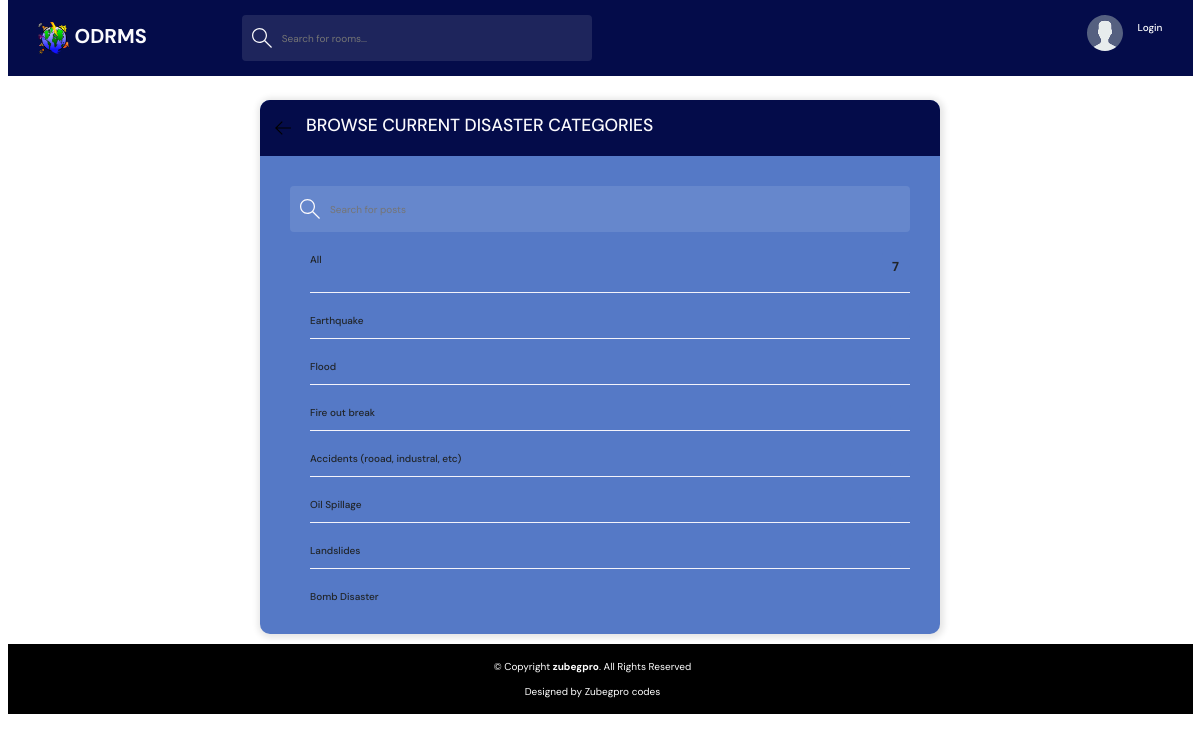
The app's page /topics with its own data.
### base/models.py (models this page shows, shortened)
class Category(models.Model):
    name = models.TextField(max_length=200)

### base/views.py (the view)
# urls.py: path('topics',views.topicspage, name='topics'),
def topicspage(request):
    q = request.GET.get('h') if request.GET.get('h') != None else ''
    topics= Category.objects.filter(name__icontains=q)
    context ={'topics':topics}
    return render(request, 'base/topics.html', context)

### base/templates/base/topics.html (shortened to what this page needs)
{% extends 'main.html' %}
{% block content %}
 <main class="create-room layout">
      <div class="container d-flex justify-content-center">
        <div class="layout__box">
          <div class="layout__boxHeader">
            <div class="layout__boxTitle">
              <a href="{% url 'home' %}">
                <svg version="1.1" xmlns="http://www.w3.org/2000/svg" width="32" height="32" viewBox="0 0 32 32">
                  <title>arrow-left</title>
                  <path
                    d="M13.723 2.286l-13.723 13.714 13.719 13.714 1.616-1.611-10.96-10.96h27.625v-2.286h-27.625l10.965-10.965-1.616-1.607z"
                  ></path>
                </svg>
              </a>
              <h3>Browse Current Disaster Categories</h3>
            </div>
          </div>
          <div class="topics-page layout__body">
            <form class="header__search" action="" method="GET">
              <label>
                <input placeholder="Search for posts" name="h"/>
              </label>
            </form>
            <ul class="topics__list">
                 <li>
                    <a href="{% url 'home' %}" class="active">All <span>{{topics.count}}</span></a>
                 </li>
                {% for topic in topics %}
                <li>
                  <a href="{% url 'home' %}?h={{topic.name}}">{{topic.name}} <span>{{topic.reports_set.all.count}}</span></a>
                </li>
                {% endfor %}
            </ul>
          </div>
        </div>
      </div>
    </main>
{% endblock %}

### static/styles/style.css (style rules this page uses)
:root { --color-main-light: rgb(255, 255, 255); --color-dark:#5579c6 ; --color-dark-medium: #f3f3fb; --color-dark-light: #040c4a; --color-dark-light2: #f77508; --color-light: #fbfafd; --color-gray: #fffefe; --color-light-gray:rgb(246, 235, 235); --color-bg: #02034214; --color-success: #5dd693; --color-error: #c43805; }
* { font-family: "DM Sans", -apple-system, BlinkMacSystemFont, "Segoe UI", Roboto, Oxygen, Ubuntu, Cantarell, "Open Sans", "Helvetica Neue", sans-serif; margin: 0; padding: 0; box-sizing: border-box; text-rendering: optimizeLegibility; font-size: inherit; }
html { font-size: 56.25%; }
@media only screen and (min-width: 1200px) { html { font-size: 62.5%; } }
body { line-height: 1.6; font-weight: 400; font-size: 1.5rem; color: var(--color-light-gray); background-color: var(--color-bg); min-height: 100vh; }
a { display: inline-block; color: var(--color-main) !important; text-decoration: none !important; }
.header__search > label { background-color: rgba(251, 250, 253,0.1); padding: 1.3rem 1rem; display: flex; align-items: center; gap: 1rem; border-radius: 4px; }
.header__search svg { fill: var(--color-light); width: 2rem; height: 2rem; }
.header__search input { width: 30rem; background: transparent; border: none; outline: none; color: var(--color-light); }
.layout { margin-top: 2.4rem; }
.layout > .container { display: flex; justify-content: space-between; align-items: flex-start; }
.layout__box { width: 90%; max-width: 48rem; min-height: 40rem; background-color: var(--color-dark); border-radius: 1rem; box-shadow: 1px 1px 6px 3px rgba(0, 0, 0, 0.1); overflow: hidden; }
.layout__boxHeader { display: flex; padding: 1.5rem; background-color: var(--color-dark-light); }
.layout__boxTitle { display: flex; gap: 1.5rem; align-items: center; }
.layout__boxTitle h3 { text-transform: uppercase; font-weight: 500; color: var(--color-light); }
.layout__boxTitle svg { width: 1.6rem; height: 1.6rem; fill: var(--color-main); }
.layout__body { margin: 3rem; }
.topics__list { list-style: none; }
.topics__list li a { display: flex; justify-content: space-between; margin-bottom: 3rem; font-weight: 500; color: var(--color-light-gray); transition: all 0.3s ease-in-out; }
.topics__list li a.active, .topics__list li a:hover { color: var(--color-main); }
.topics__list li a span { padding: 0.5rem 1rem; background-color: var(--color-dark); border-radius: 3px; font-size: 1.3rem; font-weight: 700; letter-spacing: 1px; }
.topics-page .topics__list li:not(:last-child) a { margin: 2rem 0; padding-bottom: 1rem; text-decoration: none; border-bottom: 1px solid var(--color-dark-medium); }
.topics-page .header__search { display: block; }
.create-room.layout .layout__box { max-width: 68rem; }

### records on screen
Category: name "Earthquake"
Category: name "Flood"
Category: name "Fire out break"
Category: name "Accidents (rooad, industral, etc)"
Category: name "Oil Spillage"
Category: name "Landslides"
Category: name "Bomb Disaster"

### other values on screen
{{ topics.count }} "7"
